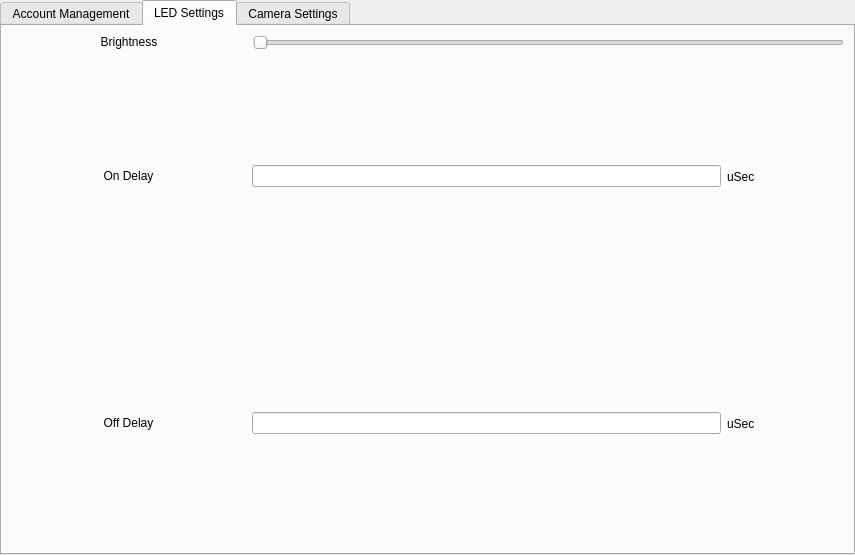
<?xml version="1.0" encoding="UTF-8"?>
<ui version="4.0">
 <class>TabWidget</class>
 <widget class="QTabWidget" name="TabWidget">
  <property name="geometry">
   <rect>
    <x>0</x>
    <y>0</y>
    <width>855</width>
    <height>555</height>
   </rect>
  </property>
  <property name="minimumSize">
   <size>
    <width>855</width>
    <height>555</height>
   </size>
  </property>
  <property name="windowTitle">
   <string>Administrator Settings</string>
  </property>
  <property name="currentIndex">
   <number>1</number>
  </property>
  <widget class="QWidget" name="tab_account">
   <attribute name="title">
    <string>Account Management</string>
   </attribute>
   <layout class="QGridLayout" name="gridLayout_2">
    <item row="0" column="0">
     <layout class="QGridLayout" name="gridLayout">
      <item row="0" column="0">
       <layout class="QHBoxLayout" name="horizontalLayout_2">
        <item>
         <layout class="QVBoxLayout" name="verticalLayout_3">
          <item>
           <widget class="QLabel" name="op_label">
            <property name="text">
             <string>Operator</string>
            </property>
           </widget>
          </item>
          <item>
           <widget class="QListWidget" name="op_list">
            <item>
             <property name="text">
              <string>Jack</string>
             </property>
            </item>
            <item>
             <property name="text">
              <string>Jon</string>
             </property>
            </item>
            <item>
             <property name="text">
              <string>Kate</string>
             </property>
            </item>
           </widget>
          </item>
         </layout>
        </item>
        <item>
         <layout class="QVBoxLayout" name="verticalLayout_4">
          <item>
           <widget class="QLabel" name="level_label">
            <property name="text">
             <string>User Level</string>
            </property>
           </widget>
          </item>
          <item>
           <widget class="QListWidget" name="level_list">
            <item>
             <property name="text">
              <string>User</string>
             </property>
            </item>
            <item>
             <property name="text">
              <string>User</string>
             </property>
            </item>
            <item>
             <property name="text">
              <string>Administrator</string>
             </property>
            </item>
           </widget>
          </item>
         </layout>
        </item>
       </layout>
      </item>
      <item row="1" column="0">
       <layout class="QHBoxLayout" name="horizontalLayout_3" stretch="1,1,8">
        <item>
         <widget class="QPushButton" name="btn_add">
          <property name="maximumSize">
           <size>
            <width>88</width>
            <height>50</height>
           </size>
          </property>
          <property name="text">
           <string>+</string>
          </property>
         </widget>
        </item>
        <item>
         <widget class="QPushButton" name="btn_delete">
          <property name="maximumSize">
           <size>
            <width>88</width>
            <height>50</height>
           </size>
          </property>
          <property name="text">
           <string>-</string>
          </property>
         </widget>
        </item>
        <item>
         <widget class="QLabel" name="fill_label">
          <property name="text">
           <string/>
          </property>
         </widget>
        </item>
       </layout>
      </item>
     </layout>
    </item>
   </layout>
  </widget>
  <widget class="QWidget" name="tab_led">
   <attribute name="title">
    <string>LED Settings</string>
   </attribute>
   <layout class="QGridLayout" name="gridLayout_3">
    <item row="0" column="0">
     <layout class="QVBoxLayout" name="verticalLayout_5">
      <item>
       <layout class="QHBoxLayout" name="horizontalLayout_4" stretch="2,5">
        <item>
         <widget class="QLabel" name="bright_label">
          <property name="text">
           <string>&lt;html&gt;&lt;head/&gt;&lt;body&gt;&lt;p align=&quot;center&quot;&gt;Brightness&lt;/p&gt;&lt;/body&gt;&lt;/html&gt;</string>
          </property>
         </widget>
        </item>
        <item>
         <widget class="QSlider" name="bright_slider">
          <property name="orientation">
           <enum>Qt::Horizontal</enum>
          </property>
         </widget>
        </item>
       </layout>
      </item>
      <item>
       <layout class="QHBoxLayout" name="horizontalLayout_5" stretch="2,4,1">
        <item>
         <widget class="QLabel" name="label_ondelay">
          <property name="text">
           <string>&lt;html&gt;&lt;head/&gt;&lt;body&gt;&lt;p align=&quot;center&quot;&gt;On Delay&lt;/p&gt;&lt;/body&gt;&lt;/html&gt;</string>
          </property>
         </widget>
        </item>
        <item>
         <widget class="QLineEdit" name="line_ondelay"/>
        </item>
        <item>
         <widget class="QLabel" name="units1">
          <property name="text">
           <string>uSec</string>
          </property>
         </widget>
        </item>
       </layout>
      </item>
      <item>
       <layout class="QHBoxLayout" name="horizontalLayout_6" stretch="2,4,1">
        <item>
         <widget class="QLabel" name="label_offdelay">
          <property name="text">
           <string>&lt;html&gt;&lt;head/&gt;&lt;body&gt;&lt;p align=&quot;center&quot;&gt;Off Delay&lt;/p&gt;&lt;/body&gt;&lt;/html&gt;</string>
          </property>
         </widget>
        </item>
        <item>
         <widget class="QLineEdit" name="line_offdelay"/>
        </item>
        <item>
         <widget class="QLabel" name="units2">
          <property name="text">
           <string>uSec</string>
          </property>
         </widget>
        </item>
       </layout>
      </item>
     </layout>
    </item>
   </layout>
  </widget>
  <widget class="QWidget" name="tab_camera">
   <attribute name="title">
    <string>Camera Settings</string>
   </attribute>
  </widget>
 </widget>
 <resources/>
 <connections/>
</ui>
